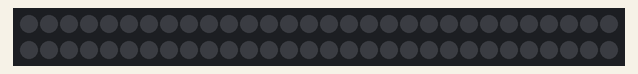
This sketch was run on a simulated Arduino Uno, built with avr-gcc and run on an emulated ATmega328P. Parts: 60 RGB LEDs in strip order, left to right, continuing on the next row.

Above: at 0.7 s.
At 4.37 s:
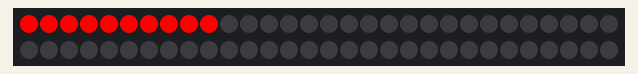
At 5.5 s:
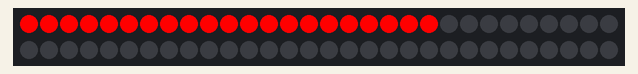
At 7.96 s:
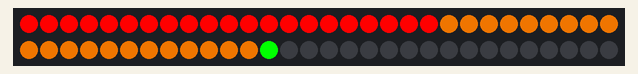
At 9.75 s:
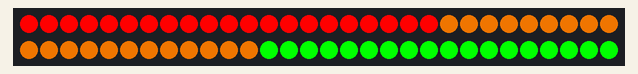
At 10.36 s:
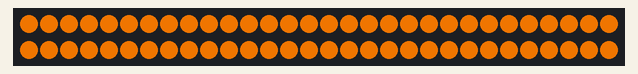

Measured:
- by itself, everything shown: repeats every 9.9 s, in 74 steps
- what the display in image 0 shows lasts 0.5 s, from 0.6 s to 1.1 s

The sketch:

sketch_oct22a.ino
```cpp
#include <FastLED.h>
int once = 1;
int oncee = 1;
int once2 = 1;
int i = 0;
int k = 0;
int j = 0;
CRGB leds[60];


void setup() {

  FastLED.addLeds<WS2812, 8, GRB>(leds, 60);

}
void unlock(void){
    fill_solid( leds, 60, CRGB(204,100,0));
    FastLED.show();
    delay(200);
    fill_solid( leds, 60, CRGB(0,0,0));
    FastLED.show();
    delay(200);
    fill_solid( leds, 60, CRGB(204,100,0));
    FastLED.show();
    delay(200);
    fill_solid( leds, 60, CRGB(0,0,0));
    FastLED.show();
    delay(500);
  }

  void lock(void){
    k = 204;
    j = 100;

    for (i=0;i<=100;i++){
      fill_solid( leds, 60, CRGB(k,j,0));
      FastLED.show();
      k = k - 2;
      j = j - 1;
      delay(20);
    }
    fill_solid( leds, 60, CRGB(0,0,0));
  }

  void loading(void){
for (i=0;i<=21;i++){
  leds[i] = CRGB(255, 0, 0);
  FastLED.show();
  delay(100);

}


for (i=21;i<=42;i++){
  leds[i] = CRGB(204, 100, 0);
  FastLED.show();
  delay(100);

}

for (i=42;i<=60;i++){
  leds[i] = CRGB(0, 255, 0);
  FastLED.show();
  delay(100);

}

  }

void loop() {

unlock();
lock();
loading();


}
```
